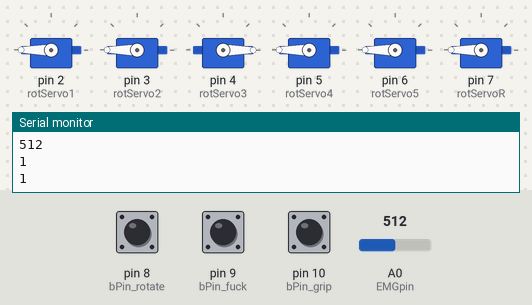
The sketch below on a simulated Arduino Uno, built with avr-gcc and run on an emulated ATmega328P. On the bench: 6 × servo, the last lines printed to the serial monitor. Inputs (shaded band) come from the test bench; at power-on: pin 8 (bPin_rotate) HIGH, pin 9 (bPin_fuck) HIGH, pin 10 (bPin_grip) HIGH, A0 (EMGpin) = 512.

Above: at 4.2 s.
4.3 s: pin 8 (bPin_rotate) pulled LOW for 0.15 s
At 4.41 s:
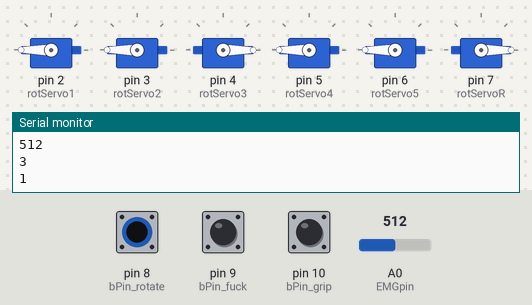
6.0 s: pin 9 (bPin_fuck) pulled LOW for 0.15 s
At 6.13 s:
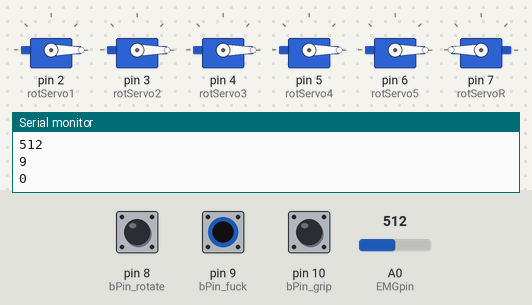
7.7 s: pin 9 (bPin_fuck) pulled LOW for 3.2 s
At 11.9 s:
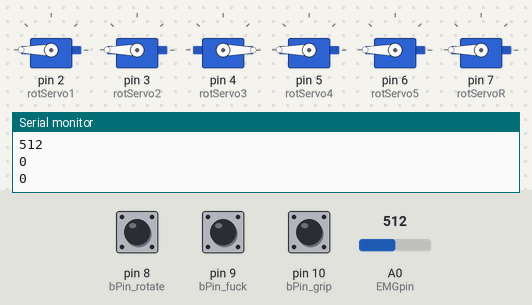
12.4 s: pin 8 (bPin_rotate) pulled LOW for 3.2 s
At 13.6 s:
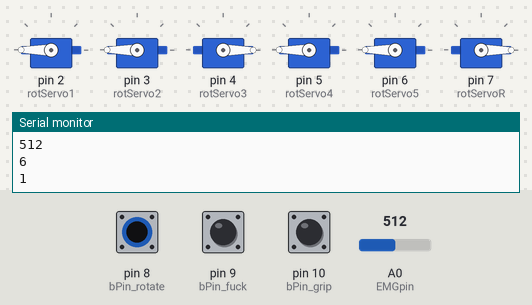
17.1 s: pin 8 (bPin_rotate) driven LOW and pin 9 (bPin_fuck) driven LOW
At 18.1 s:
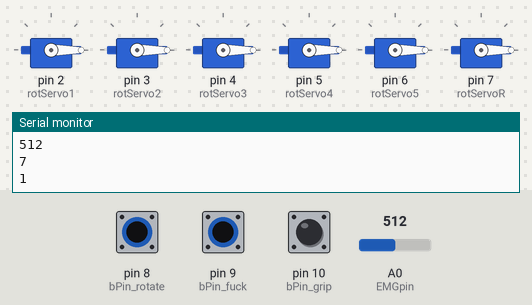
Timing chart, 0 to 19.6 s (numbered marks = the images above; inputs shaded):
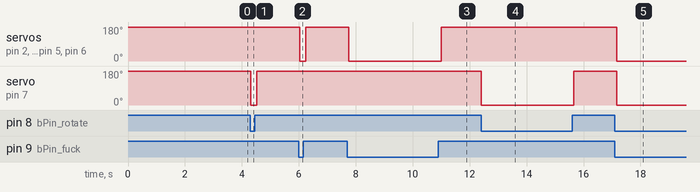

Measured:
- after the input at 4.3 s, servo on pin 7 (rotServoR): 180° → 0° at once, → 180° 0.20 s later
- after the input at 6.0 s, servo on pin 2 (rotServo1), servo on pin 3 (rotServo2), servo on pin 5 (rotServo4), servo on pin 6 (rotServo5): 180° → 0° at once, → 180° 0.20 s later
- after the input at 7.7 s, servo on pin 2 (rotServo1), servo on pin 3 (rotServo2), servo on pin 5 (rotServo4), servo on pin 6 (rotServo5): 180° → 0° after 0.06 s, → 180° 3.2 s later
- after the input at 12.4 s, servo on pin 7 (rotServoR): 180° → 0° at once, → 180° 3.2 s later
- after the input at 17.1 s, servo on pin 2 (rotServo1), servo on pin 3 (rotServo2), servo on pin 5 (rotServo4), servo on pin 6 (rotServo5), servo on pin 7 (rotServoR): 180° → 0° after 0.07 s

The sketch:

Controller.ino
```cpp
#include <Servo.h>


const int EMGpin = A0;
const int bPin_grip = 10;
const int bPin_fuck = 9;
const int bPin_rotate = 8;

int EMGstate = 0;
int flag1 = 0;
bool flag2 = 0;
int bState_grip = 0;
int bState_fuck = 0;
int bState_rotate = 0;


Servo rotServo1;
Servo rotServo2;
Servo rotServo3;
Servo rotServo4;
Servo rotServo5;
Servo rotServoR;

void setup() {
  // put your setup code here, to run once:
  delay( 3000 );
  Serial.begin(9600);

  rotServo1.attach(2);
  rotServo2.attach(3);
  rotServo3.attach(4);
  rotServo4.attach(5);
  rotServo5.attach(6);
  rotServoR.attach(7);

  pinMode(bPin_grip, INPUT_PULLUP);
  pinMode(bPin_fuck, INPUT_PULLUP);
  pinMode(bPin_rotate, INPUT_PULLUP);

  pinMode(EMGpin, INPUT);
}

void loop() {
  EMGstate = analogRead(EMGpin);

  if (EMGstate > 150)
    if (flag1 < 10)
      ++flag1;
    else {
      flag1 = 0;
      if (flag2)
        flag2 = 0;
      else
        flag2 = 1;
    }


  bState_grip = digitalRead(bPin_grip);
  bState_fuck = digitalRead(bPin_fuck);
  bState_rotate = digitalRead(bPin_rotate);

  if (flag2) {
    rotServo1.write(180);
    rotServo2.write(180);
    rotServo3.write(180);
    rotServo4.write(180);
    rotServo5.write(180);
  }
  else {
    rotServo1.write(0);
    rotServo2.write(0);
    rotServo3.write(0);
    rotServo4.write(0);
    rotServo5.write(0);
  }

  if (bState_fuck) {
    rotServo1.write(180);
    rotServo2.write(180);
    rotServo3.write(0);
    rotServo4.write(180);
    rotServo5.write(180);
  }
  else {
    rotServo1.write(0);
    rotServo2.write(0);
    rotServo3.write(0);
    rotServo4.write(0);
    rotServo5.write(0);
  }

  if (bState_rotate)
    rotServoR.write(180);
  else
    rotServoR.write(0);

  Serial.println(EMGstate);
  Serial.println(flag1);
  Serial.println(flag2);
  delay(100);
}
```
